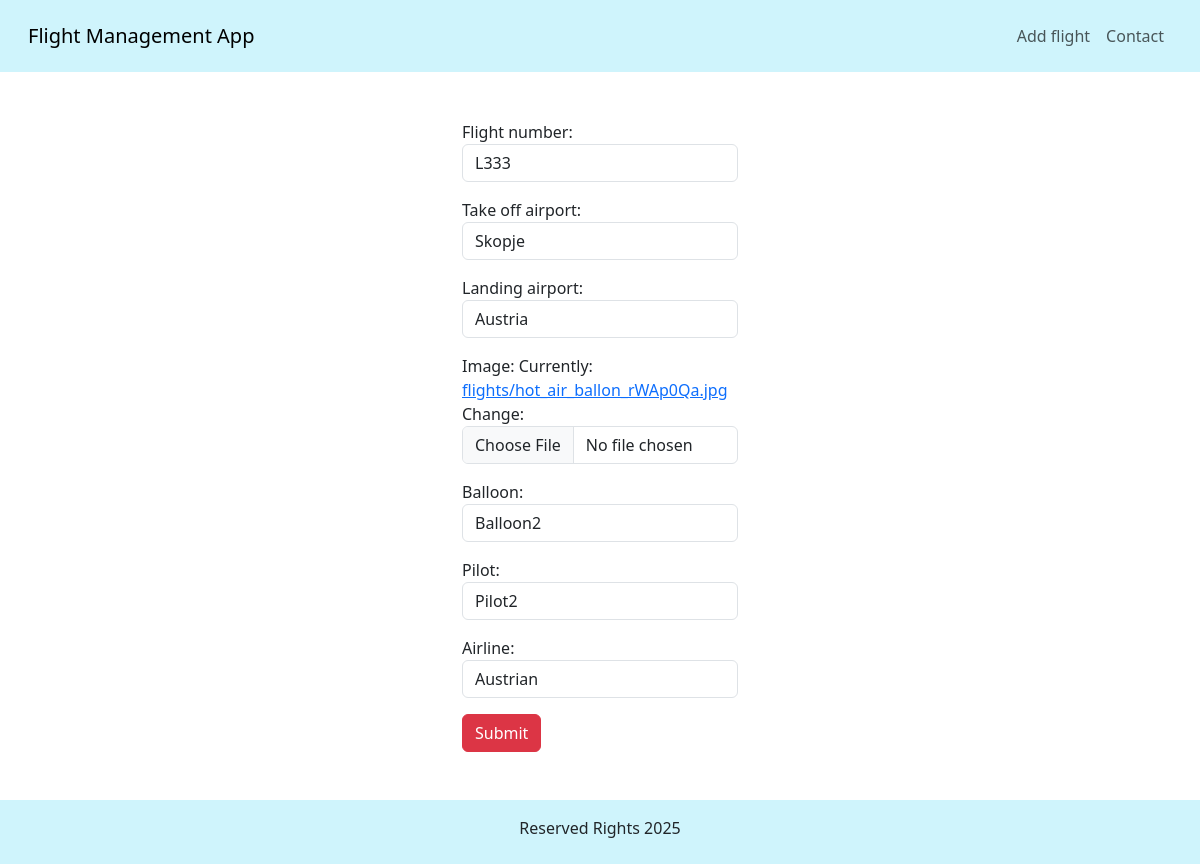
/edit_flight/3, run on the app's committed database.
### application/models.py (models this page shows, shortened)
class Flight(models.Model):
    flight_number = models.CharField(max_length=50, unique=True)
    take_off_airport = models.CharField(max_length=50)
    landing_airport = models.CharField(max_length=50)
    user = models.ForeignKey(User, on_delete=models.CASCADE)
    image = models.ImageField(upload_to='flights/')
    balloon = models.ForeignKey(Balloon, on_delete=models.CASCADE)
    pilot = models.ForeignKey(Pilot, on_delete=models.CASCADE)
    airline = models.ForeignKey(Airline, on_delete=models.CASCADE)

### application/views.py (the view)
# urls.py: path('edit_flight/<flight_id>', FlightApplicationViews.edit_flight, name='edit_flight'),
def edit_flight(request, flight_id):
    flight = Flight.objects.filter(id = flight_id).first()
    if request.method == 'POST':
        form = FlightForm(request.POST, request.FILES, instance=flight)
        if form.is_valid():
            form.save()
        return redirect(index)
    form = FlightForm(instance = flight)
    context = {'form': form , 'flight_id' : flight_id}
    return render(request, 'edit_flight.html', context)

### application/forms.py
class FlightForm(forms.ModelForm):
    def __init__(self, *args ,**kwargs):
        super(FlightForm, self).__init__(*args, **kwargs)
        for field_name, field in self.fields.items():
            if not isinstance(field.widget, forms.CheckboxInput):
                field.widget.attrs['class'] = 'form-control'
    class Meta:
        model = Flight
        fields = "__all__"
        exclude = ('user', )

### application/models.py (called while the page is built)
    def __str__(self):
        return self.name

    def __str__(self):
        return self.name

    def __str__(self):
        return self.name

### templates/edit_flight.html (shortened to what this page needs)
{% extends 'base.html' %}
{% load static %}
{% block content %}
    <div class="container mt-5 mb-5 w-25">
        <form method="post" action="{% url 'edit_flight' flight_id %}" enctype="multipart/form-data" >
            {{ form.as_p }}
            <button class="btn btn-danger" type="submit">Submit</button>
        </form>
    </div>
{%  endblock %}

### data on the page
Flight: flight_number "L333", take_off_airport "Skopje", landing_airport "Austria", balloon "Balloon2", pilot "Pilot2", airline "Austrian"
